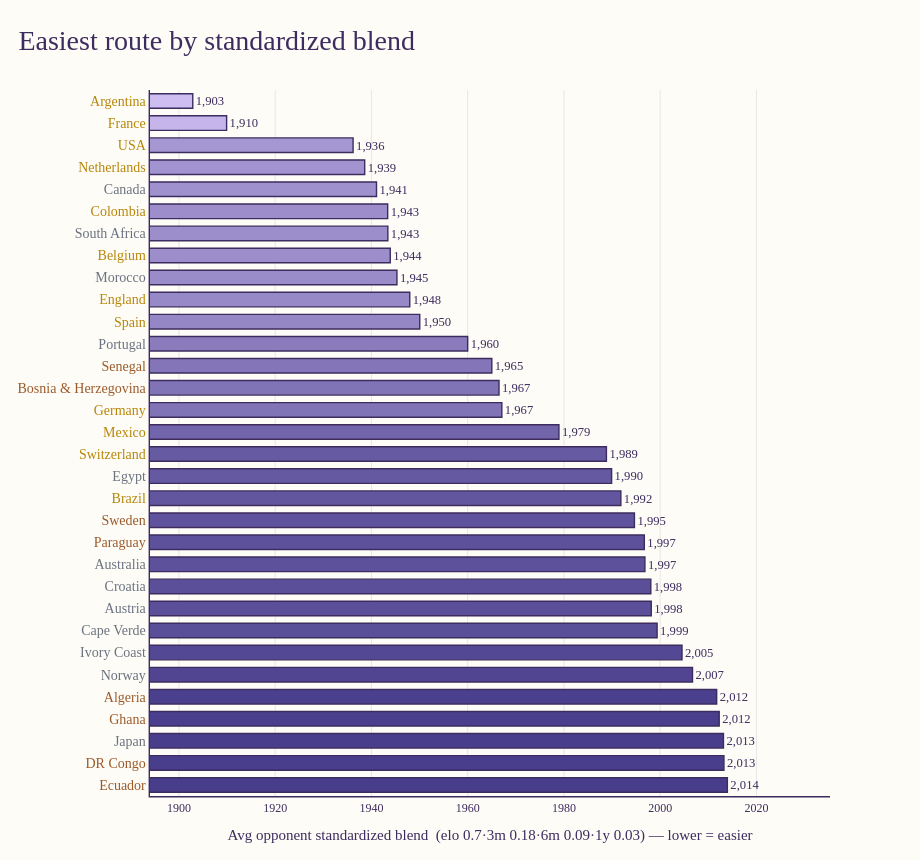

Write notebook code for a chart like this one.
### Markdown cell above
## 14. Styled — easiest standardized-blend route (Excalidraw look)

The hand-drawn treatment from sections 12–13 applied to the **standardized,
Elo-dominant blend** from section 11½ (`avg_opp_zblend`, lower = easier). Same
`plot_route_excalidraw` helper, unchanged — only the data, title, and gradient
swap: a light-lavender→darkslateblue ramp echoing the section-11½ charts. Because
the helper **clips the x-axis to the data range**, the ~110-point spread that the
0-based `/400` bar charts flatten now reads clearly. Team labels carry the
gold/silver/bronze group-finish tint. Softest road sits on top.

### Code cell
_w = "·".join(f"{k} {v}" for k, v in Z_WEIGHTS.items())
fig = plot_route_excalidraw(
    zblend_routes, "avg_opp_zblend",
    "Easiest route by standardized blend",
    f"Avg opponent standardized blend  ({_w}) — lower = easier",
    easiest=True,
    c_lo="#cdbdf0",   # light lavender (softest road)
    c_hi="#483d8b",   # darkslateblue (toughest of the easy field)
)
fig.show()

### Figure 1 — Plotly figure (JSON) as saved in the notebook; plotly's stock layout.template omitted (floating-point values rounded to 4 significant figures)
{"data": [{"cliponaxis": false, "hovertemplate": "<b>%{y}</b><br>Avg opponent standardized blend : %{x:.1f}<extra></extra>", "marker": {"color": ["rgb(72, 61, 139)", "rgb(73, 62, 140)", "rgb(73, 62, 140)", "rgb(74, 63, 141)", "rgb(75, 64, 141)", "rgb(81, 69, 146)", "rgb(83, 72, 148)", "rgb(89, 78, 152)", "rgb(91, 79, 153)", "rgb(91, 79, 153)", "rgb(93, 81, 155)", "rgb(93, 81, 155)", "rgb(95, 83, 157)", "rgb(98, 87, 159)", "rgb(101, 89, 161)", "rgb(102, 90, 162)", "rgb(114, 101, 171)", "rgb(128, 115, 182)", "rgb(129, 116, 182)", "rgb(131, 117, 184)", "rgb(137, 123, 188)", "rgb(149, 135, 197)", "rgb(151, 137, 199)", "rgb(154, 140, 201)", "rgb(156, 142, 203)", "rgb(156, 142, 203)", "rgb(157, 142, 203)", "rgb(159, 145, 205)", "rgb(162, 148, 208)", "rgb(165, 151, 210)", "rgb(197, 181, 234)", "rgb(205, 189, 240)"], "line": {"color": "#3d2c5f", "width": 1.4}}, "orientation": "h", "text": ["2,014", "2,013", "2,013", "2,012", "2,012", "2,007", "2,005", "1,999", "1,998", "1,998", "1,997", "1,997", "1,995", "1,992", "1,990", "1,989", "1,979", "1,967", "1,967", "1,965", "1,960", "1,950", "1,948", "1,945", "1,944", "1,943", "1,943", "1,941", "1,939", "1,936", "1,910", "1,903"], "textfont": {"color": "#3d2c5f", "family": "Kalam, 'Comic Sans MS', 'Segoe Print', cursive", "size": 13}, "textposition": "outside", "type": "bar", "x": [2014.0, 2013.0, 2013.0, 2012.0, 2012.0, 2007.0, 2005.0, 1999.0, 1998.0, 1998.0, 1997.0, 1997.0, 1995.0, 1992.0, 1990.0, 1989.0, 1979.0, 1967.0, 1967.0, 1965.0, 1960.0, 1950.0, 1948.0, 1945.0, 1944.0, 1943.0, 1943.0, 1941.0, 1939.0, 1936.0, 1910.0, 1903.0], "y": ["Ecuador", "DR Congo", "Japan", "Ghana", "Algeria", "Norway", "Ivory Coast", "Cape Verde", "Austria", "Croatia", "Australia", "Paraguay", "Sweden", "Brazil", "Egypt", "Switzerland", "Mexico", "Germany", "Bosnia & Herzegovina", "Senegal", "Portugal", "Spain", "England", "Morocco", "Belgium", "South Africa", "Colombia", "Canada", "Netherlands", "USA", "France", "Argentina"]}], "layout": {"bargap": 0.34, "font": {"color": "#3d2c5f", "family": "Kalam, 'Comic Sans MS', 'Segoe Print', cursive", "size": 15}, "height": 860, "margin": {"b": 64, "l": 150, "r": 90, "t": 90}, "paper_bgcolor": "#fdfcf6", "plot_bgcolor": "#fdfcf6", "showlegend": false, "title": {"font": {"color": "#3d2c5f", "family": "Kalam, 'Comic Sans MS', 'Segoe Print', cursive", "size": 28}, "text": "Easiest route by standardized blend", "x": 0.02, "xanchor": "left", "y": 0.965}, "width": 920, "xaxis": {"gridcolor": "rgba(61,44,95,0.10)", "gridwidth": 1, "linecolor": "#3d2c5f", "linewidth": 1.4, "range": [1894.0, 2035.0], "showgrid": true, "showline": true, "tickfont": {"color": "#3d2c5f", "family": "Kalam, 'Comic Sans MS', 'Segoe Print', cursive", "size": 12}, "title": {"font": {"color": "#3d2c5f", "family": "Kalam, 'Comic Sans MS', 'Segoe Print', cursive", "size": 15}, "text": "Avg opponent standardized blend  (elo 0.7·3m 0.18·6m 0.09·1y 0.03) — lower = easier"}, "zeroline": false}, "yaxis": {"linecolor": "#3d2c5f", "linewidth": 1.4, "showgrid": false, "showline": true, "tickfont": {"family": "Kalam, 'Comic Sans MS', 'Segoe Print', cursive", "size": 14}, "tickmode": "array", "ticksuffix": "  ", "ticktext": ["<span style='color:#9c5a2b'>Ecuador</span>", "<span style='color:#9c5a2b'>DR Congo</span>", "<span style='color:#6b7280'>Japan</span>", "<span style='color:#9c5a2b'>Ghana</span>", "<span style='color:#9c5a2b'>Algeria</span>", "<span style='color:#6b7280'>Norway</span>", "<span style='color:#6b7280'>Ivory Coast</span>", "<span style='color:#6b7280'>Cape Verde</span>", "<span style='color:#6b7280'>Austria</span>", "<span style='color:#6b7280'>Croatia</span>", "<span style='color:#6b7280'>Australia</span>", "<span style='color:#9c5a2b'>Paraguay</span>", "<span style='color:#9c5a2b'>Sweden</span>", "<span style='color:#b8860b'>Brazil</span>", "<span style='color:#6b7280'>Egypt</span>", "<span style='color:#b8860b'>Switzerland</span>", "<span style='color:#b8860b'>Mexico</span>", "<span style='color:#b8860b'>Germany</span>", "<span style='color:#9c5a2b'>Bosnia & Herzegovina</span>", "<span style='color:#9c5a2b'>Senegal</span>", "<span style='color:#6b7280'>Portugal</span>", "<span style='color:#b8860b'>Spain</span>", "<span style='color:#b8860b'>England</span>", "<span style='color:#6b7280'>Morocco</span>", "<span style='color:#b8860b'>Belgium</span>", "<span style='color:#6b7280'>South Africa</span>", "<span style='color:#b8860b'>Colombia</span>", "<span style='color:#6b7280'>Canada</span>", "<span style='color:#b8860b'>Netherlands</span>", "<span style='color:#b8860b'>USA</span>", "<span style='color:#b8860b'>France</span>", "<span style='color:#b8860b'>Argentina</span>"], "tickvals": ["Ecuador", "DR Congo", "Japan", "Ghana", "Algeria", "Norway", "Ivory Coast", "Cape Verde", "Austria", "Croatia", "Australia", "Paraguay", "Sweden", "Brazil", "Egypt", "Switzerland", "Mexico", "Germany", "Bosnia & Herzegovina", "Senegal", "Portugal", "Spain", "England", "Morocco", "Belgium", "South Africa", "Colombia", "Canada", "Netherlands", "USA", "France", "Argentina"]}}}
